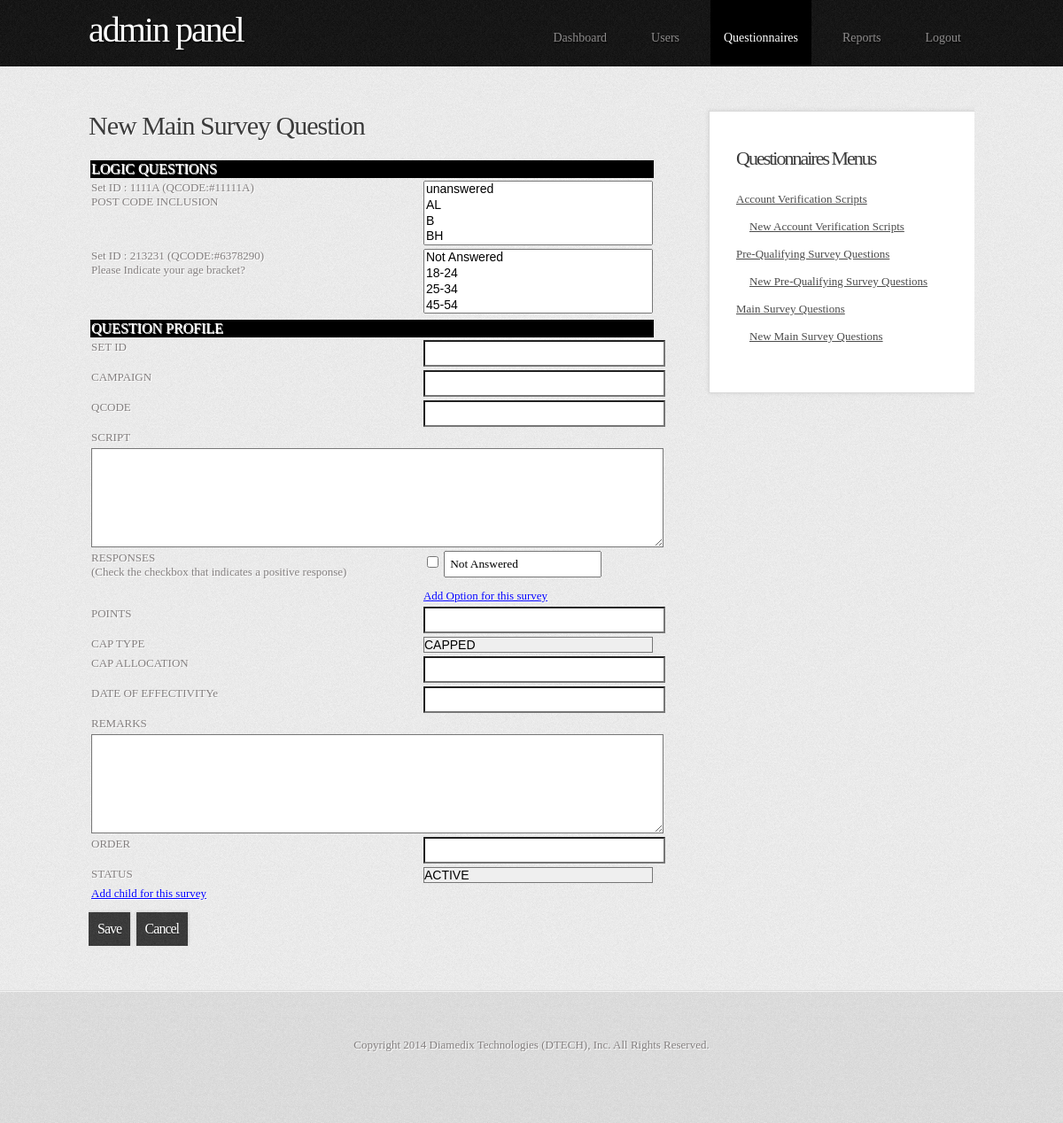
Page /index.php/questionnaires/qm_main (signed in) on the committed database.
### tables this page shows
CREATE TABLE IF NOT EXISTS `dq_survey_questions` (
  `survey_question_id` int(20) NOT NULL AUTO_INCREMENT,
  `set_id` text NOT NULL,
  `qcode` text NOT NULL,
  `campaign` text NOT NULL,
  `order` text NOT NULL,
  `type` enum('basic','main') NOT NULL DEFAULT 'basic',
  `question` text NOT NULL,
  `points` int(3) NOT NULL DEFAULT '1',
  `options` text NOT NULL COMMENT 'This contains the possible options for the questions and must be in JSON format',
  `parent_rules` enum('t','f') NOT NULL DEFAULT 'f',
  `dependent` int(20) NOT NULL COMMENT 'if this is the child of a parent rule, the value must point to the id of the parent questionnaie',
  `cap_type` enum('capped','uncapped') NOT NULL DEFAULT 'capped',
  `cap` int(10) NOT NULL,
  `status_id` int(11) NOT NULL DEFAULT '1',
  `effectivity_date` date NOT NULL,
  `remarks` text NOT NULL,
  `created` datetime NOT NULL,
  `modified` datetime NOT NULL,
  PRIMARY KEY (`survey_question_id`)
);

### system/application/controllers/questionnaires.php (called while the page is built, shortened)
<?php
class Questionnaires extends Controller {
	function Questionnaires()
	{
		$this->load->helper('url');
		$this->load->model('crm_model');
		$this->load->model('qm_model');
	}
	function qm_main($id = 0){
		$data['survey'] = $sq = $this->qm_model->survey_question($id);
		$data['status'] = $this->qm_model->survey_question_status();
		$data['options'] = $this->qm_model->get_survey_options($id);
		$data['id'] = $id;
		$data['type'] = "main";
		$data['page_side'] = "side/questionnaires";
		if(empty($sq->dependent)){
			$data['page_view'] = "questionnaires_main";
			$data['logic'] = $this->qm_model->basic_survey_lists();
		}else{
			$data['page_view'] = "questionnaires_main_child";
			$data['parent'] = $this->qm_model->survey_question($sq->dependent);
			$data['parentoptions'] = $this->qm_model->get_survey_options($sq->dependent);
		}
		$data['questionnaires'] = "active";
		$this->load->view('template_main', $data);
	}
}

### system/codeigniter/CodeIgniter.php (called while the page is built, shortened)
<?php  if ( ! defined('BASEPATH')) exit('No direct script access allowed');
$EXT =& load_class('Hooks');
$EXT->_call_hook('pre_system');
$URI =& load_class('URI');
$RTR =& load_class('Router');
$method = $RTR->fetch_method();
$EXT->_call_hook('pre_controller');
$CI = new $class();
if ($RTR->scaffolding_request === TRUE)
{
	if ($EXT->_call_hook('scaffolding_override') === FALSE)
	{
		$CI->_ci_scaffolding();
	}
}
else
{
	if (method_exists($CI, '_remap'))
	{
		$CI->_remap($method);
	}
	else
	{
		call_user_func_array(array(&$CI, $method), array_slice($URI->rsegments, 2));
	}
}

### index.php (called while the page is built, shortened)
<?php
require_once BASEPATH.'codeigniter/CodeIgniter'.EXT;

### system/application/models/qm_model.php (called while the page is built, shortened)
<?php
class qm_model extends model {
	public $survey = "dq_survey_questions";
	public $status = "dq_survey_question_status";
	public $options = "dq_survey_question_options";
	public $logic = "dq_logic";
	public $main = "main";
	public $basic = "basic";
	function survey_question_status(){
		$this->db->from($this->status);
		$this->db->order_by('status_id', 'ASC');
		return $this->db->get()->result();
	}
	function main_survey_lists(){
		$this->db->from($this->survey);
		$this->db->join($this->status,"$this->status.status_id = $this->survey.status_id", "LEFT");
		$this->db->where("type", $this->main);
		$this->db->order_by('order', 'ASC');
		return $this->db->get()->result();
	}
	function basic_survey_lists(){
		$this->db->from($this->survey);
		$this->db->where("type", $this->basic);
		$this->db->order_by('qcode', 'ASC');
		return $this->db->get()->result();
	}
	function survey_question($id = 0){
		$this->db->from($this->survey);
		$this->db->where("survey_question_id", $id);
		return $this->db->get()->row();
	}
	function get_logic_questions_selection($logic_id = 0, $survey_question_id=0){
		$this->db->select(array('inclusion'));
		$this->db->from($this->logic);
		$this->db->where("logic_id", $logic_id);
		$this->db->where("survey_question_id", $survey_question_id);
		return $this->db->get()->row(); ;
	}
	function get_survey_options($id = 0){
		$this->db->from($this->options);
		$this->db->where('survey_question_id', $id);
		return $this->db->get()->result();
	}
}

### system/application/views/questionnaires_main.php (the view, shortened to what this page needs)
<h2><?php echo (empty($survey)? "New ": "Update "). ucwords($type)." ";  ?>Survey Question</h2>
<form id = "frm-main">
    <table>
	<tr style = "background-color: black; color: white; font-size: 16px;">
	    <td colspan= 2>LOGIC QUESTIONS</td>
	</tr>
	<?php foreach($logic as $l){?>
	    <tr>
		<td><?php echo "Set ID : $l->set_id (QCODE:#$l->qcode)<br>$l->question" ?></td>
		<td>
		    <select name = "logic[<?php echo $l->survey_question_id ?>][]" multiple>
		    <?php
			$selected = $this->qm_model->get_logic_questions_selection($l->survey_question_id, $id);
			$selected = (!empty($selected)? json_decode($selected->inclusion) : array());
			$o = $this->qm_model->get_survey_options($l->survey_question_id);
		    ?>
		    <?php foreach($o as $opt){?>
			<option value = "<?php echo $opt->option ?>" <?php echo (in_array($opt->option, $selected) ? "selected = 'selected'" : "" ) ?>><?php echo $opt->option ?></option>
		    <?php } ?>
		    </select>
		</td>
	    </tr>
	<?php }?>
	<tr>
	    <td colspan= 2><hr></td>
	</tr>
	<tr style = "background-color: black; color: white; font-size: 16px;">
	    <td colspan= 2>QUESTION PROFILE</td>
	</tr>
	<tr>
	    <td>SET ID</td>
	    <td><input type = "text" class = "frm-input" name = "survey[set_id]" value = "<?php echo empty($survey)? "": $survey->set_id; ?>" ></td>
	</tr>
	<tr>
	    <td>CAMPAIGN</td>
	    <td><input type = "text" class = "frm-input" name = "survey[campaign]" value = "<?php echo empty($survey)? "": $survey->campaign; ?>" ></td>
	</tr>
	<tr>
	    <td>QCODE</td>
	    <td><input type = "text" class = "frm-input" name = "survey[qcode]" value = "<?php echo empty($survey)? "": $survey->qcode; ?>" ></td>
	</tr>
	<tr>
	    <td colspan= 2>SCRIPT</td>
	</tr>
	<tr>
	    <td colspan = 2><textarea class = "frm-input" name = "survey[question]" ><?php echo empty($survey)? "": $survey->question; ?></textarea>
	</tr>
	<tr>
	    <td>RESPONSES<br>(Check the checkbox that indicates a positive response)</td>
	    <td><div id = "survey_options"></div><a href = "javascript:add_option('New Option')">Add Option for this survey</a></td>
	</tr>
	<tr>
	    <td>POINTS</td>
	    <td><input type = "text" class = "frm-input" name = "survey[points]" value = "<?php echo empty($survey)? "": $survey->points; ?>" ></td>
	</tr>
	<tr>
	    <td>CAP TYPE</td>
	    <td>
		<select class = "frm-input" name = "survey[cap_type]">
		    <option value = "capped" <?php echo (empty($survey)? "" : ($survey->cap_type == 'capped' ) ? "selected = 'selected'": "" ) ?>>CAPPED</option>
		</select>
	    </td>
	</tr>
	<tr>
	    <td>CAP ALLOCATION</td>
	    <td><input type = "text" class = "frm-input" name = "survey[cap]" value = "<?php echo empty($survey)? "": $survey->cap; ?>" ></td>
	</tr>
	<tr>
	    <td>DATE OF EFFECTIVITYe</td>
	    <td><input type = "text" id = "effectivedate" class = "frm-input" name = "survey[effectivity_date]" value = "<?php echo empty($survey)? "": date("m/d/Y", strtotime($survey->effectivity_date)); ?>" ></td>
	</tr>
	<tr>
	    <td colspan= 2>REMARKS</td>
	</tr>
	<tr>
	    <td colspan = 2><textarea class = "frm-input" name = "survey[remarks]" ><?php echo empty($survey)? "": $survey->remarks; ?></textarea>
	</tr>
	<tr>
	    <td>ORDER</td>
	    <td><input type = "text" class = "frm-input" name = "survey[order]" value = "<?php echo empty($survey)? "": $survey->order; ?>" ></td>
	</tr>
	<tr>
	    <td>STATUS</td>
	    <td>
		<select class = "frm-input" name = "survey[status_id]">
		    <?php foreach($status as $stat){ ?>
			<option value = "<?php echo $stat->status_id ?>" <?php echo (empty($survey)? "" : ($stat->status_id == $survey->status_id ) ? "selected = 'selected'": "" ) ?>><?php echo $stat->status; ?></option>
		    <?php } ?>
		</select>
	    </td>
	</tr>
	<tr>
	    <td colspan= 2><div id = "dependents"></div><a href = "javascript:add_dependents()">Add child for this survey</a></td>
	</tr>
    </table>
</form>
 <a class="button2" id = "frm-main-save" href="javascript:void(0);">Save</a>&nbsp;
 <a id = "frm-main-cancel" class="button2" href="javascript:void(0);">Cancel</a>

### css/admin.css (style rules this page uses)
html, body { height: 100%; }
body { margin: 0px; padding: 0px; background: #D6D6D6 url(../images/body-bg.png) repeat; font-family: 'Arvo', serif; font-size: 13px; color: #837F7F; }
h1, h2, h3 { margin: 0px; padding: 0px; font-family: 'Arvo', serif; font-weight: 400; }
input { font-family: 'Arvo', serif; padding: 5px; }
a { color: #0000FF; }
#content h2 { padding: 0px 0px 20px 0px; letter-spacing: -1px; font-size: 30px; color: #3B3B3B; }
.button2 { display: inline-block; margin-top: 10px; padding: 10px 10px; background: url(../images/button-bg.png) repeat; box-shadow: 0px 0px 3px 1px rgba(0,0,0,.1); letter-spacing: -1px; text-decoration: none; text-shadow: 1px 1px 0px rgba(0,0,0,.3); font-size: 16px; color: #FFFFFF; }
textarea { font-family: 'Arvo', serif; padding: 5px; height: 100px; }
.frm-input, select { display: block; margin: 0; width: 100%; font-size: 14px; appearance: none; box-shadow: none; border-radius: none; }
table { width: 100% }
td { vertical-align: top; }

### rows in the picture
dq_survey_questions: set "1111A", qcode "11111A", question "POST CODE INCLUSION", survey_question_id "unanswered / AL / B / BH"
dq_survey_questions: set "213231", qcode "6378290", question "Please Indicate your age bracket?", survey_question_id "Not Answered / 18-24 / 25-34 / 45-54"

### other values in the picture
$type "Main"
form field value "ACTIVE"
